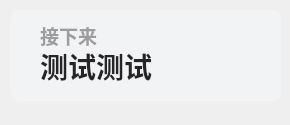
<?xml version="1.0" encoding="UTF-8"?>
<ui version="4.0">
 <class>Form</class>
 <widget class="QWidget" name="Form">
  <property name="geometry">
   <rect>
    <x>0</x>
    <y>0</y>
    <width>290</width>
    <height>125</height>
   </rect>
  </property>
  <property name="minimumSize">
   <size>
    <width>0</width>
    <height>100</height>
   </size>
  </property>
  <property name="maximumSize">
   <size>
    <width>16777215</width>
    <height>65536</height>
   </size>
  </property>
  <property name="windowTitle">
   <string>更多活动</string>
  </property>
  <widget class="QLabel" name="next_subtitle">
   <property name="geometry">
    <rect>
     <x>40</x>
     <y>20</y>
     <width>211</width>
     <height>31</height>
    </rect>
   </property>
   <property name="font">
    <font>
     <family>Microsoft YaHei UI</family>
     <pointsize>14</pointsize>
     <weight>75</weight>
     <bold>true</bold>
    </font>
   </property>
   <property name="styleSheet">
    <string notr="true">color: rgba(0, 0, 0, 90);
font-weight: bold;</string>
   </property>
   <property name="text">
    <string>接下来</string>
   </property>
   <property name="textFormat">
    <enum>Qt::PlainText</enum>
   </property>
   <property name="alignment">
    <set>Qt::AlignLeading|Qt::AlignLeft|Qt::AlignVCenter</set>
   </property>
  </widget>
  <widget class="QLabel" name="next_lesson_text">
   <property name="geometry">
    <rect>
     <x>40</x>
     <y>40</y>
     <width>221</width>
     <height>51</height>
    </rect>
   </property>
   <property name="font">
    <font>
     <family>Microsoft YaHei UI</family>
     <pointsize>21</pointsize>
     <weight>75</weight>
     <bold>true</bold>
    </font>
   </property>
   <property name="styleSheet">
    <string notr="true">border: none;
color: rgba(37, 37, 37, 255);
font-weight: bold</string>
   </property>
   <property name="text">
    <string>测试测试</string>
   </property>
   <property name="textFormat">
    <enum>Qt::PlainText</enum>
   </property>
   <property name="alignment">
    <set>Qt::AlignLeading|Qt::AlignLeft|Qt::AlignVCenter</set>
   </property>
  </widget>
  <widget class="QLabel" name="backgnd">
   <property name="geometry">
    <rect>
     <x>10</x>
     <y>10</y>
     <width>271</width>
     <height>91</height>
    </rect>
   </property>
   <property name="styleSheet">
    <string notr="true">background-color: rgba(242, 243, 245, 255);
border-radius: 8px</string>
   </property>
   <property name="text">
    <string/>
   </property>
  </widget>
  <zorder>backgnd</zorder>
  <zorder>next_subtitle</zorder>
  <zorder>next_lesson_text</zorder>
 </widget>
 <resources/>
 <connections/>
</ui>
